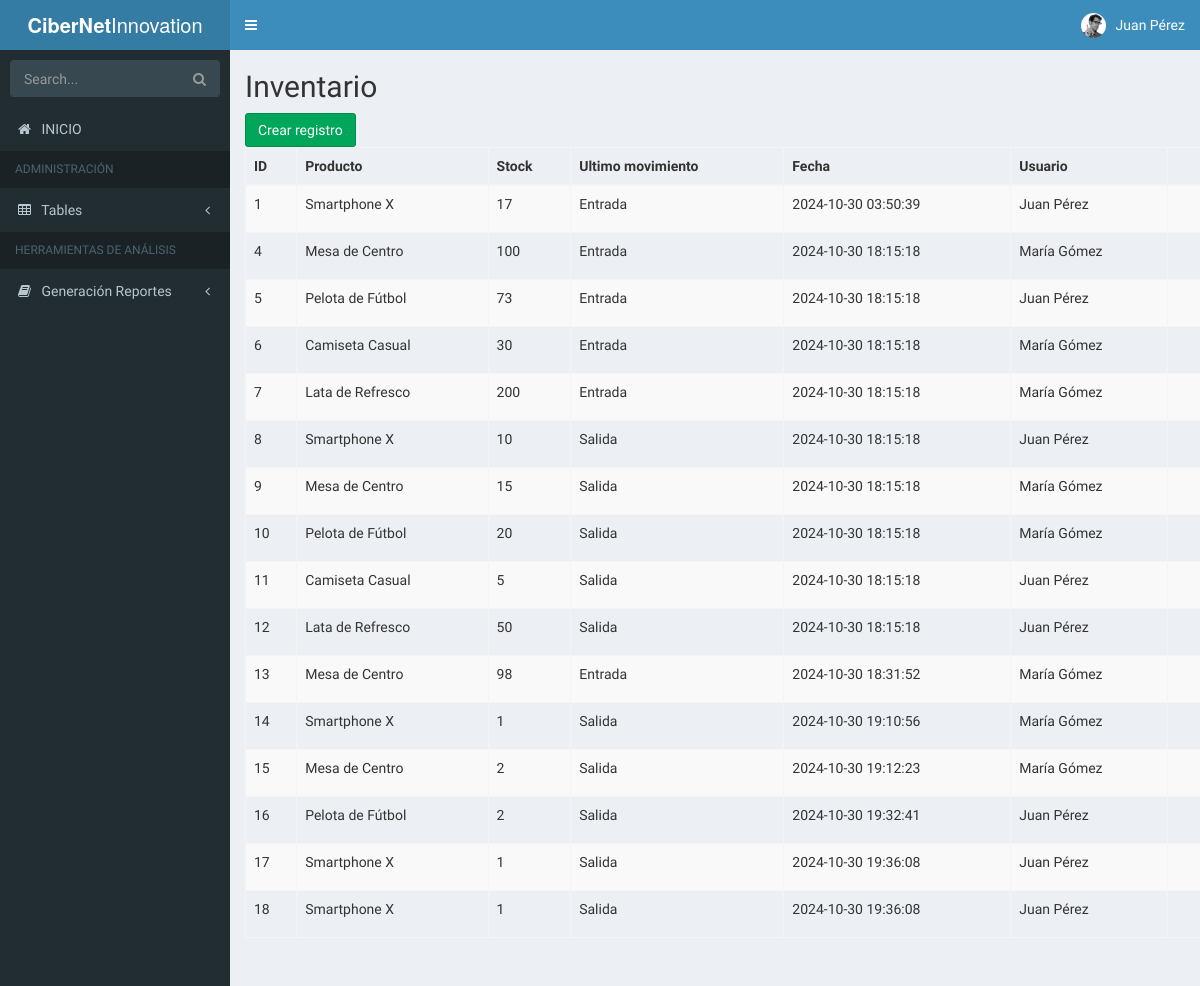
The app's page /CiberNet Innovation/app/views/pages/inventory.php (signed in) with its own data.
### tables this page shows
CREATE TABLE `inventory` (
  `InventoryID` int NOT NULL AUTO_INCREMENT,
  `inventoryQty` int NOT NULL,
  `typeMovement` enum('Entrada','Salida') NOT NULL,
  `inventoryDate` timestamp NULL DEFAULT CURRENT_TIMESTAMP,
  `UserID` int DEFAULT NULL,
  `ProductID` int DEFAULT NULL,
  PRIMARY KEY (`InventoryID`),
  KEY `UserID` (`UserID`),
  KEY `ProductID` (`ProductID`),
  CONSTRAINT `inventory_ibfk_1` FOREIGN KEY (`UserID`) REFERENCES `user` (`UserID`),
  CONSTRAINT `inventory_ibfk_2` FOREIGN KEY (`ProductID`) REFERENCES `product` (`ProductID`)
);

CREATE TABLE `product` (
  `ProductID` int NOT NULL AUTO_INCREMENT,
  `productName` varchar(100) NOT NULL,
  `productInfo` text,
  `productPrice` decimal(10,2) NOT NULL,
  `productPresentation` varchar(100) NOT NULL,
  `CategoryID` int DEFAULT NULL,
  `SupplierID` int DEFAULT NULL,
  PRIMARY KEY (`ProductID`),
  KEY `CategoryID` (`CategoryID`),
  KEY `SupplierID` (`SupplierID`),
  CONSTRAINT `product_ibfk_1` FOREIGN KEY (`CategoryID`) REFERENCES `category` (`CategoryID`),
  CONSTRAINT `product_ibfk_2` FOREIGN KEY (`SupplierID`) REFERENCES `supplier` (`SupplierID`)
);

CREATE TABLE `user` (
  `UserID` int NOT NULL AUTO_INCREMENT,
  `userName` varchar(100) NOT NULL,
  `userGender` varchar(50) NOT NULL,
  `userNickname` varchar(100) NOT NULL,
  `userEmail` varchar(100) NOT NULL,
  `userPassword` varchar(900) NOT NULL,
  `RolID` int DEFAULT NULL,
  PRIMARY KEY (`UserID`),
  UNIQUE KEY `userName` (`userName`),
  UNIQUE KEY `userNickname` (`userNickname`),
  UNIQUE KEY `userEmail` (`userEmail`),
  KEY `RolID` (`RolID`),
  CONSTRAINT `user_ibfk_1` FOREIGN KEY (`RolID`) REFERENCES `rol` (`RolID`)
);

### CiberNet Innovation/app/controllers/InventoryController.php (called while the page is built, shortened)
<?php
require_once(dirname(__FILE__) . "/../../core/database.php");
require_once(dirname(__FILE__) . "/../models/InventoryModel.php");
class InventoryController{
    private $inventory;
    public function __construct()
    {
        $database = new Database();
        $this->db = $database->getConnection();
        $this->inventory = new InventoryModel($this->db);
    }
    public function index()
    {
        $result = $this->inventory->getInventory();
        $inventories = $result->fetchAll(PDO::FETCH_ASSOC);
        include(dirname(__FILE__) . '/../views/inventory/inventoryList.php');
    }
}

### CiberNet Innovation/core/database.php (called while the page is built, shortened)
<?php
class Database
{
    public function getConnection()
    {
        $this->conn = null;
        try {
            $this->conn = new PDO(
                "mysql:host=" . Config::HOST . ";dbname=" . Config::DATABASE,
                Config::USER,
                Config::PASSWORD
            );
            $this->conn->exec("set names utf8");
        } catch (PDOException $ex) {
            echo "Connection error: " . $ex->getMessage();
            die();
        }
        return $this->conn;
    }
}

### CiberNet Innovation/app/models/InventoryModel.php (called while the page is built, shortened)
<?php
class InventoryModel{
    private $conn;
    public function __construct($db)
    {
        $this->conn = $db;
    }
    public function getInventory()
    {
        $query = "CALL sp_SelectInventory();";
        $result = $this->conn->prepare($query);
        $result->execute();
        return $result;
    }
}

### CiberNet Innovation/app/views/inventory/inventoryList.php (the view, shortened to what this page needs)
<?php include '../templates/header.php'; ?>
<div class="container">
    <div class="card mt-5 p-4">
        <h2 class="mb-4">Inventario</h2>
        <div class="d-flex justify-content-between mb-3">
            <a href="?pages=inventory&action=create" class="btn btn-success">Crear registro</a>
        </div>
        <div class="table-responsive">
            <table class="table table-striped table-bordered">
                <thead class="table-dark">
                    <tr>
                        <th scope="col">ID</th>
                        <th scope="col">Producto</th>
                        <th scope="col">Stock</th>
                        <th scope="col">Ultimo movimiento</th>
                        <th scope="col">Fecha</th>
                        <th scope="col">Usuario</th>
                        <th scope="col" class="text-center">Opciones</th>
                    </tr>
                </thead>
                <tbody>
                    <?php foreach ($inventories as $inventory) : ?>
                        <tr>
                            <td><?= htmlspecialchars($inventory['InventoryID']); ?></td>
                            <td><?= htmlspecialchars($inventory['productName']); ?></td>
                            <td><?= htmlspecialchars($inventory['inventoryQty']); ?></td>
                            <td><?= htmlspecialchars($inventory['typeMovement']); ?></td>
                            <td><?= htmlspecialchars($inventory['inventoryDate']); ?></td>
                            <td><?= htmlspecialchars($inventory['userName']); ?></td>
                            <td class="text-center">
                            </td>
                        </tr>
                    <?php endforeach; ?>
                </tbody>
            </table>
        </div>
    </div>
</div>
<?php include '../templates/footer.php'; ?>

### CiberNet Innovation/app/views/pages/inventory.php (shortened to what this page needs)
<?php
require_once __DIR__ . '/../../../app/controllers/InventoryController.php';
$action = isset($_GET['action']) ? $_GET['action'] : '';
$controller = new InventoryController();
switch ($action) {
    default:
        $controller->index();
        break;
}

### CiberNet Innovation/app/views/templates/header.php (shortened to what this page needs)
<!DOCTYPE html>
<html>
<head>
    <link rel="stylesheet" href="../../../public/bower_components/bootstrap/dist/css/bootstrap.min.css">
    <link rel="stylesheet" href="../../../public/bower_components/font-awesome/css/font-awesome.min.css">
    <link rel="stylesheet" href="../../../public/bower_components/Ionicons/css/ionicons.min.css">
    <link rel="stylesheet" href="../../../public/dist/css/AdminLTE.min.css">
    <link rel="stylesheet" href="../../../public/dist/css/skins/_all-skins.min.css">
</head>
<body class="hold-transition skin-blue sidebar-mini">
    <div class="wrapper">
        <header class="main-header">
            <a href="../pages/index.php" class="logo">
                <span class="logo-lg"><b>CiberNet</b>Innovation</span>
            </a>
            <nav class="navbar navbar-static-top">
                <a href="#" class="sidebar-toggle" data-toggle="push-menu" role="button">
                </a>
                <div class="navbar-custom-menu">
                    <ul class="nav navbar-nav">
                        <li class="dropdown user user-menu">
                            <a href="#" class="dropdown-toggle" data-toggle="dropdown">
                                <img src="../../dist/img/user2-160x160.jpg" class="user-image" alt="User Image">
                                <span class="hidden-xs"><?php echo $_SESSION["userName"] ?></span>
                            </a>
                        </li>
                    </ul>
                </div>
            </nav>
        </header>
        <aside class="main-sidebar">
            <section class="sidebar">
                <form action="#" method="get" class="sidebar-form">
                    <div class="input-group">
                        <input type="text" name="q" class="form-control" placeholder="Search...">
                        <span class="input-group-btn">
                            <button type="submit" name="search" id="search-btn" class="btn btn-flat"><i class="fa fa-search"></i>
                            </button>
                        </span>
                    </div>
                </form>
                <ul class="sidebar-menu" data-widget="tree">
                    <li>
                        <a href="../pages/index.php">
                            <i class="fa fa-home"></i> <span>INICIO</span>
                        </a>
                    </li>
                    <li class="header">ADMINISTRACIÓN</li>
                    <li class="treeview">
                        <a href="#">
                            <i class="fa fa-table"></i> <span>Tables</span>
                            <span class="pull-right-container">
                                <i class="fa fa-angle-left pull-right"></i>
                            </span>
                        </a>
                    </li>
                    <li class="header">HERRAMIENTAS DE ANÁLISIS</li>
                    <li class="treeview">
                        <a href="#">
                            <i class="fa fa-book"></i> <span>Generación Reportes</span>
                            <span class="pull-right-container">
                                <i class="fa fa-angle-left pull-right"></i>
                            </span>
                        </a>
                    </li>
                </ul>
            </section>
        </aside>
        <div class="content-wrapper">

### CiberNet Innovation/app/views/templates/footer.php (shortened to what this page needs)
</div>
</body>
</html>

### CiberNet Innovation/app/views/templates/header.php (style rules this page uses)
.input-group { position: relative; }

### records on screen
inventory: InventoryID "1", ProductID.productName "Smartphone X", inventoryQty "17", typeMovement "Entrada", inventoryDate "2024-10-30 03:50:39", UserID.userName "Juan Pérez"
inventory: InventoryID "4", ProductID.productName "Mesa de Centro", inventoryQty "100", typeMovement "Entrada", inventoryDate "2024-10-30 18:15:18", UserID.userName "María Gómez"
inventory: InventoryID "5", ProductID.productName "Pelota de Fútbol", inventoryQty "73", typeMovement "Entrada", inventoryDate "2024-10-30 18:15:18", UserID.userName "Juan Pérez"
inventory: InventoryID "6", ProductID.productName "Camiseta Casual", inventoryQty "30", typeMovement "Entrada", inventoryDate "2024-10-30 18:15:18", UserID.userName "María Gómez"
inventory: InventoryID "7", ProductID.productName "Lata de Refresco", inventoryQty "200", typeMovement "Entrada", inventoryDate "2024-10-30 18:15:18", UserID.userName "María Gómez"
inventory: InventoryID "8", ProductID.productName "Smartphone X", inventoryQty "10", typeMovement "Salida", inventoryDate "2024-10-30 18:15:18", UserID.userName "Juan Pérez"
inventory: InventoryID "9", ProductID.productName "Mesa de Centro", inventoryQty "15", typeMovement "Salida", inventoryDate "2024-10-30 18:15:18", UserID.userName "María Gómez"
inventory: InventoryID "10", ProductID.productName "Pelota de Fútbol", inventoryQty "20", typeMovement "Salida", inventoryDate "2024-10-30 18:15:18", UserID.userName "María Gómez"
inventory: InventoryID "11", ProductID.productName "Camiseta Casual", inventoryQty "5", typeMovement "Salida", inventoryDate "2024-10-30 18:15:18", UserID.userName "Juan Pérez"
inventory: InventoryID "12", ProductID.productName "Lata de Refresco", inventoryQty "50", typeMovement "Salida", inventoryDate "2024-10-30 18:15:18", UserID.userName "Juan Pérez"
inventory: InventoryID "13", ProductID.productName "Mesa de Centro", inventoryQty "98", typeMovement "Entrada", inventoryDate "2024-10-30 18:31:52", UserID.userName "María Gómez"
inventory: InventoryID "14", ProductID.productName "Smartphone X", inventoryQty "1", typeMovement "Salida", inventoryDate "2024-10-30 19:10:56", UserID.userName "María Gómez"
inventory: InventoryID "15", ProductID.productName "Mesa de Centro", inventoryQty "2", typeMovement "Salida", inventoryDate "2024-10-30 19:12:23", UserID.userName "María Gómez"
inventory: InventoryID "16", ProductID.productName "Pelota de Fútbol", inventoryQty "2", typeMovement "Salida", inventoryDate "2024-10-30 19:32:41", UserID.userName "Juan Pérez"
inventory: InventoryID "17", ProductID.productName "Smartphone X", inventoryQty "1", typeMovement "Salida", inventoryDate "2024-10-30 19:36:08", UserID.userName "Juan Pérez"
inventory: InventoryID "18", ProductID.productName "Smartphone X", inventoryQty "1", typeMovement "Salida", inventoryDate "2024-10-30 19:36:08", UserID.userName "Juan Pérez"

### other values on screen
$_SESSION["userName"] "Juan Pérez"
